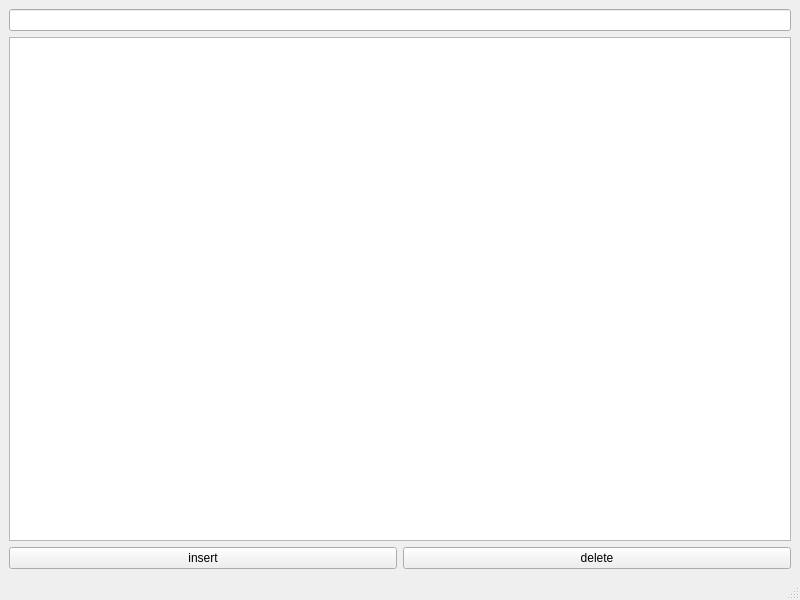
<?xml version="1.0" encoding="UTF-8"?>
<ui version="4.0">
 <class>MainWindow</class>
 <widget class="QMainWindow" name="MainWindow">
  <property name="geometry">
   <rect>
    <x>0</x>
    <y>0</y>
    <width>800</width>
    <height>600</height>
   </rect>
  </property>
  <property name="windowTitle">
   <string>MainWindow</string>
  </property>
  <widget class="QWidget" name="centralwidget">
   <layout class="QGridLayout" name="gridLayout">
    <item row="0" column="0" colspan="2">
     <widget class="QLineEdit" name="search"/>
    </item>
    <item row="1" column="0" colspan="2">
     <widget class="QTableView" name="tableView"/>
    </item>
    <item row="2" column="0">
     <widget class="QPushButton" name="pushButton">
      <property name="text">
       <string>insert</string>
      </property>
     </widget>
    </item>
    <item row="2" column="1">
     <widget class="QPushButton" name="pushButton_2">
      <property name="text">
       <string>delete</string>
      </property>
     </widget>
    </item>
   </layout>
  </widget>
  <widget class="QMenuBar" name="menubar">
   <property name="geometry">
    <rect>
     <x>0</x>
     <y>0</y>
     <width>800</width>
     <height>25</height>
    </rect>
   </property>
  </widget>
  <widget class="QStatusBar" name="statusbar"/>
 </widget>
 <resources/>
 <connections/>
</ui>
